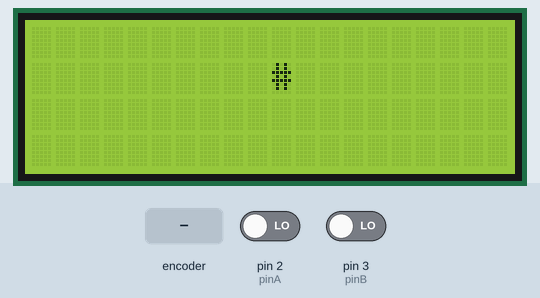
The sketch below on a simulated Arduino Uno, built with avr-gcc and run on an emulated ATmega328P. Parts: 20×4 character LCD. The test bench sets the inputs (shaded band); at power-on: pin 2 (pinA) LOW, pin 3 (pinB) LOW.

Above: at 1.2 s.
1.3 s: rotary encoder on pin 2 (pinA) / pin 3 (pinB) turned 3 steps (first pin leading)
At 2.8 s:
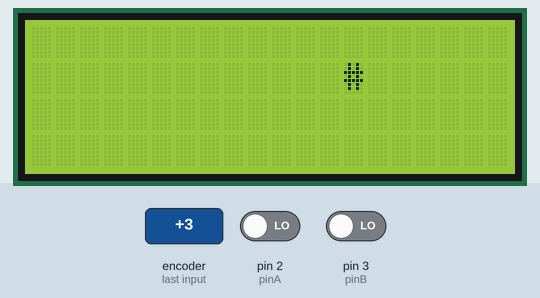
3.4 s: rotary encoder on pin 2 (pinA) / pin 3 (pinB) turned 1 step (first pin leading)
At 4.5 s:
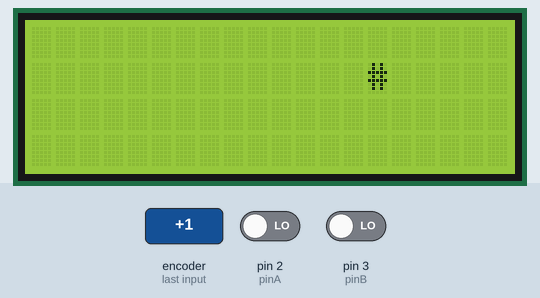
5.1 s: rotary encoder on pin 2 (pinA) / pin 3 (pinB) turned 1 step (first pin leading)
At 6.1 s:
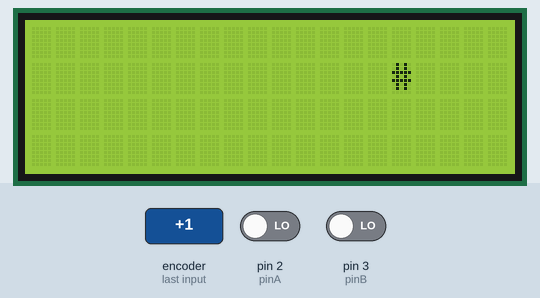
Timing chart, 0 to 8.1 s (numbered marks = the images above; inputs shaded):
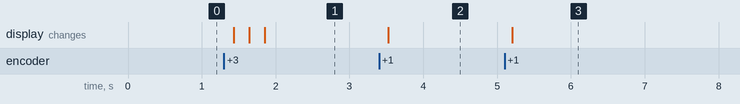

Measured:
- after the input at 1.3 s, the display: first changes after 0.13 s (image 1 shows a later state)
- after the input at 3.4 s, the display: changes after 0.13 s (image 2)
- after the input at 5.1 s, the display: changes after 0.11 s (image 3)

The sketch:

rotary-encoder-uitdaging.ino
```cpp
/*
 * Bas on Tech - https://arduino-lessen.nl
 *
 * Meer informatie over Rotary Encoder:
 *   https://nl.wikipedia.org/wiki/Encoder
 *   https://en.wikipedia.org/wiki/Rotary_encoder
 *
 * Meer informatie over interrupts:
 *   https://www.arduino.cc/reference/en/language/functions/external-interrupts/attachinterrupt/
 *
 *
 * PIN AANSLUITINGEN
 *
 * GND --> GND zwart
 *  +  --> 5V  rood
 * SW  --> 12  geel
 * DT  --> 3   groen (data)
 * CLK --> 2   blauw (clock)
 *
 */

// Bibliotheek voor communicatie met I2C / TWI apparaten
#include <Wire.h>

// Bibliotheek voor het LCD scherm
#include <LiquidCrystal_I2C.h>

/*
 * Stel hier in welke chip en foromaat LCD je hebt
 * Gebruik 0x27 als je chip PCF8574 hebt van NXP
 * Gebruik 0x3F als je chip PCF8574A hebt van Ti (Texas Instruments)
 * De laatste twee getallen geven het formaat van je LCD aan
 * bijvoorbeeld 20x4 of 16x2
 *
 */
LiquidCrystal_I2C lcd(0x27, 20, 4);

int xPos = 10;                                      // midden van LCD

volatile int pinA = 2;                              // Rotary encoder Pin A
int pinB = 3;                                       // Rotary encoder Pin B
volatile int pinAstateCurrent = LOW;                // Huidige staat van Pin A
volatile int pinAStateLast = pinAstateCurrent;      // Laatst gelezen staat van Pin A

void setup() {
  Serial.begin (9600);                              // Stel de seriële monitor in

  pinMode(pinA, INPUT);                             // Stel pinA in als invoer

  // Koppel een interrupt op PinA voor als deze veranderd (CHANGE) en voer de update functie
  // uit als deze verandering plaatsvindt.
  attachInterrupt(digitalPinToInterrupt(pinA), update, CHANGE);

  pinMode (pinB, INPUT);        // Stel de pinB in als invoer

  // LCD scherm
  lcd.init();                   // initialiseer het LCD scherm
  lcd.backlight();              // zet de backlight aan

}

void loop() {

  // LCD scherm
  lcd.clear();                  // wis het scherm
  lcd.setCursor(xPos, 1);       // zet de cursor op positie xPos, regel 1
  lcd.print("#");               // schrijf op scherm

  delay(100);                   // geef LCD de tijd om karakter op scherm te tonen

}

void update() {

  // ROTATIE RICHTING
  pinAstateCurrent = digitalRead(pinA);    // Lees de huidige staat van Pin A

  // Als er minimaal 1 tik gedraaid is
  if ((pinAStateLast == LOW) && (pinAstateCurrent == HIGH)) {

    if (digitalRead(pinB) == HIGH) {       // Als Pin B vervolgens HIGH is
      xPos--;                              // Verlaag de x positie met 1
    } else {
      xPos++;                              // Verhoog de x positie met 1
    }

  }

  pinAStateLast = pinAstateCurrent;        // Stel de laatst gelezen staat in op de huidige staat

}
```
